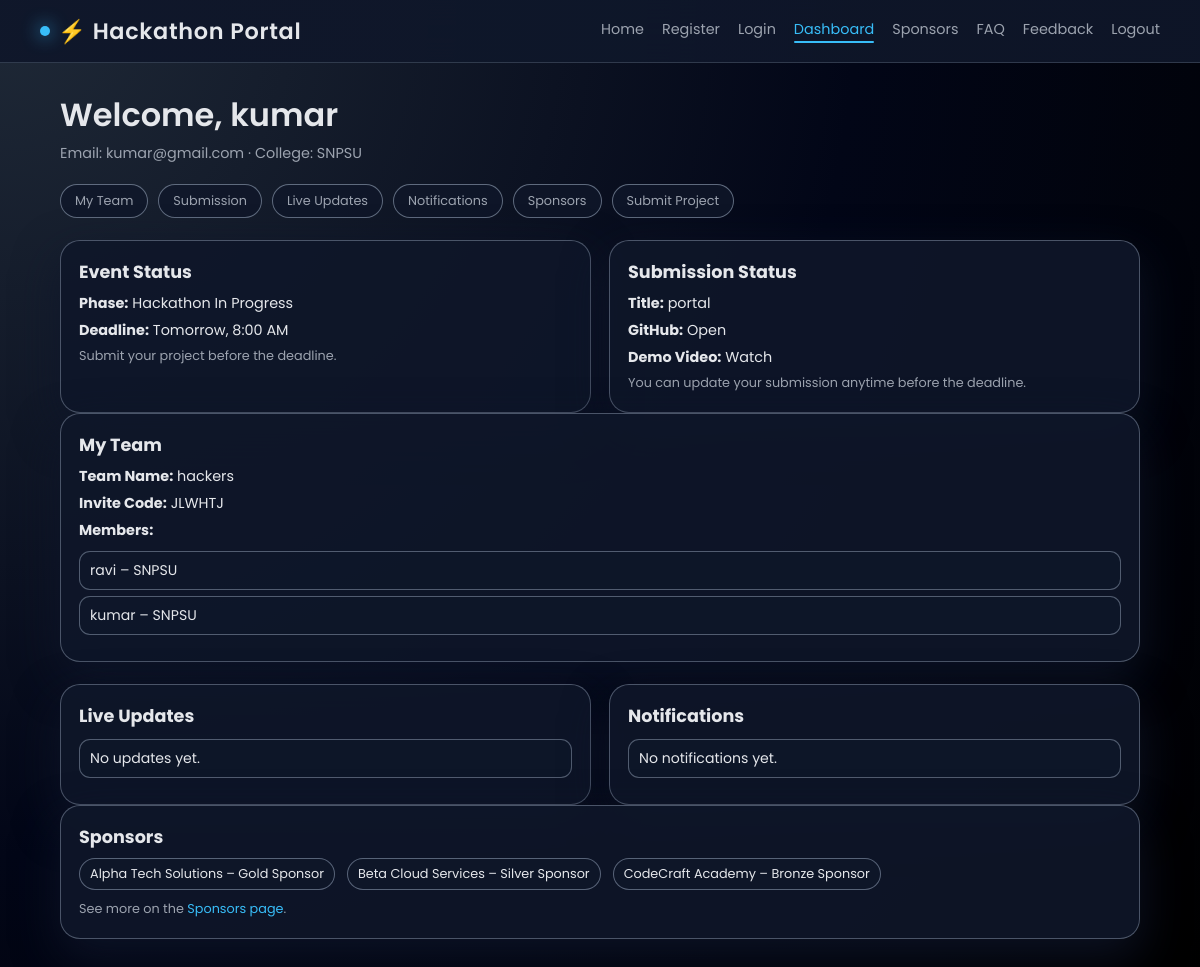
Page /dashboard (signed in) on the committed database.
### app.py (models this page shows)
class User(db.Model):
    id = db.Column(db.Integer, primary_key=True)
    name = db.Column(db.String(120), nullable=False)
    email = db.Column(db.String(120), unique=True, nullable=False)
    phone = db.Column(db.String(20), nullable=False)
    college = db.Column(db.String(120), nullable=False)
    password_hash = db.Column(db.String(255), nullable=False)
    team_id = db.Column(db.Integer, db.ForeignKey('team.id'))
    submissions = db.relationship('Submission', backref='user', lazy=True)
    feedbacks = db.relationship('Feedback', backref='user', lazy=True)

class Submission(db.Model):
    id = db.Column(db.Integer, primary_key=True)
    title = db.Column(db.String(200), nullable=False)
    description = db.Column(db.Text, nullable=False)
    github = db.Column(db.String(255), nullable=False)
    video = db.Column(db.String(255), nullable=False)
    user_id = db.Column(db.Integer, db.ForeignKey('user.id'), nullable=False)

class Team(db.Model):
    id = db.Column(db.Integer, primary_key=True)
    team_name = db.Column(db.String(100), nullable=False)
    invite_code = db.Column(db.String(10), unique=True, nullable=False)
    created_by = db.Column(db.Integer, db.ForeignKey('user.id'))
    members = db.relationship(
        "User",
        backref="team",
        lazy=True,
        foreign_keys="User.team_id"
    )

class Sponsor(db.Model):
    id = db.Column(db.Integer, primary_key=True)
    name = db.Column(db.String(150), nullable=False)
    tier = db.Column(db.String(50), nullable=False)
    link = db.Column(db.String(255))

### app.py (the view)
@app.route("/dashboard")
def dashboard():
    user = get_user()
    if not user:
        flash("Login required.", "error")
        return redirect(url_for("login"))
    team = user.team
    team_members = User.query.filter_by(team_id=team.id).all() if team else []
    submission = Submission.query.filter_by(user_id=user.id).first()
    seed_sponsors()
    sponsors = Sponsor.query.all()
    live_updates = LiveUpdate.query.order_by(LiveUpdate.id.desc()).all()
    notifications = Notification.query.order_by(Notification.id.desc()).all()
    return render_template(
        "dashboard.html",
        user=user,
        team=team,
        team_members=team_members,
        submission=submission,
        sponsors=sponsors,
        live_updates=live_updates,
        notifications=notifications
    )

### app.py (called while the page is built)
def get_user():
    if "user_id" in session:
        return User.query.get(session["user_id"])
    return None

def seed_sponsors():
    if Sponsor.query.count() == 0:
        sponsors = [
            Sponsor(name="Alpha Tech Solutions", tier="Gold", link="https://example.com"),
            Sponsor(name="Beta Cloud Services", tier="Silver", link="https://example.com"),
            Sponsor(name="CodeCraft Academy", tier="Bronze", link="https://example.com"),
        ]
        db.session.add_all(sponsors)
        db.session.commit()

### templates/Dashboard.html (shortened to what this page needs)
<!DOCTYPE html>
<html lang="en">
<head>
  <link rel="stylesheet" href="{{ url_for('static', filename='styles.css') }}">
</head>
<body>
<header class="topbar">
  <div class="logo">⚡ Hackathon Portal</div>
  <nav class="nav-links">
    <a href="{{ url_for('home') }}">Home</a>
    <a href="{{ url_for('register') }}">Register</a>
    <a href="{{ url_for('login') }}">Login</a>
    <a href="{{ url_for('dashboard') }}" class="active">Dashboard</a>
    <a href="{{ url_for('sponsors_page') }}">Sponsors</a>
    <a href="{{ url_for('faq') }}">FAQ</a>
    <a href="{{ url_for('feedback') }}">Feedback</a>
    <a href="{{ url_for('logout') }}">Logout</a>
  </nav>
</header>
<div class="dashboard-wrapper">
  <h1 class="dashboard-title">Welcome, {{ user.name }}</h1>
  <p class="dashboard-subtitle">Email: {{ user.email }} · College: {{ user.college }}</p>
  <div class="dash-nav">
    <a href="#my-team" class="dash-nav-btn">My Team</a>
    <a href="#submission-status" class="dash-nav-btn">Submission</a>
    <a href="#live-updates" class="dash-nav-btn">Live Updates</a>
    <a href="#notifications" class="dash-nav-btn">Notifications</a>
    <a href="#sponsors" class="dash-nav-btn">Sponsors</a>
    <a href="{{ url_for('submit') }}" class="dash-nav-btn">Submit Project</a>
  </div>
  <div class="dash-grid-top">
    <section class="card dash-card">
      <h2>Event Status</h2>
      <p class="status-line"><strong>Phase:</strong> Hackathon In Progress</p>
      <p class="status-line"><strong>Deadline:</strong> Tomorrow, 8:00 AM</p>
      <p class="status-note">Submit your project before the deadline.</p>
    </section>
    <section class="card dash-card" id="submission-status">
      <h2>Submission Status</h2>
      {% if submission %}
        <p class="status-line"><strong>Title:</strong> {{ submission.title }}</p>
        <p class="status-line"><strong>GitHub:</strong> <a href="{{ submission.github }}" target="_blank">Open</a></p>
        <p class="status-line"><strong>Demo Video:</strong> <a href="{{ submission.video }}" target="_blank">Watch</a></p>
        <p class="status-note">You can update your submission anytime before the deadline.</p>
      {% else %}
        <p class="status-line"><strong>Status:</strong> Not Submitted</p>
        <p class="status-note"><a href="{{ url_for('submit') }}">Click here to submit your project.</a></p>
      {% endif %}
    </section>
  </div>
  <section class="card dash-card" id="my-team">
    <h2>My Team</h2>
    <p class="status-line"><strong>Team Name:</strong> {{ team.team_name if team else 'Not set' }}</p>
    <p class="status-line"><strong>Invite Code:</strong> {{ team.invite_code if team else 'Not set' }}</p>
    <p class="status-line"><strong>Members:</strong></p>
    <ul class="list-box">
      {% for member in team_members %}
        <li>{{ member.name }} – {{ member.college }}</li>
      {% endfor %}
    </ul>
  </section>
  <div class="dash-grid-mid">
    <section class="card dash-card" id="live-updates">
      <h2>Live Updates</h2>
      <ul class="list-box">
        {% if live_updates %}
          {% for u in live_updates %}
            <li>{{ u.text }}</li>
          {% endfor %}
        {% else %}
          <li>No updates yet.</li>
        {% endif %}
      </ul>
    </section>
    <section class="card dash-card" id="notifications">
      <h2>Notifications</h2>
      <ul class="list-box">
        {% if notifications %}
          {% for n in notifications %}
            <li>{{ n.text }}</li>
          {% endfor %}
        {% else %}
          <li>No notifications yet.</li>
        {% endif %}
      </ul>
    </section>
  </div>
  <section class="card dash-card" id="sponsors">
    <h2>Sponsors</h2>
    <div class="sponsor-flex">
      {% for sp in sponsors %}
        <div class="sponsor-chip">{{ sp.name }} – {{ sp.tier }} Sponsor</div>
      {% endfor %}
    </div>
    <p class="status-note" style="margin-top:10px;">
      See more on the <a href="{{ url_for('sponsors_page') }}">Sponsors page</a>.
    </p>
  </section>
</div>
</body>
</html>

### static/styles.css (style rules this page uses)
:root { --bg-gradient: radial-gradient(circle at top left, #1f2937, #020617 55%, #000000); --card-bg: rgba(15, 23, 42, 0.9); --accent: #38bdf8; --accent-soft: rgba(56, 189, 248, 0.25); --accent-strong: #0ea5e9; --text-main: #e5e7eb; --text-muted: #9ca3af; --danger: #f97373; --success: #22c55e; --shadow-soft: 0 18px 45px rgba(15, 23, 42, 0.8); --radius-xl: 18px; --transition-fast: 0.2s ease; --transition-med: 0.35s ease; }
* { margin: 0; padding: 0; box-sizing: border-box; font-family: "Poppins", system-ui, -apple-system, BlinkMacSystemFont, sans-serif; }
body { min-height: 100vh; background: var(--bg-gradient); color: var(--text-main); -webkit-font-smoothing: antialiased; }
html { scroll-behavior: smooth; }
a { color: inherit; text-decoration: none; }
.dashboard-wrapper, .form-container, .hero, .features { animation: fadeInUp 0.6s ease-out; }
.topbar { position: sticky; top: 0; z-index: 30; width: 100%; background: linear-gradient(to right, rgba(15,23,42,0.96), rgba(15,23,42,0.9)); backdrop-filter: blur(16px); border-bottom: 1px solid rgba(148, 163, 184, 0.25); padding: 14px 40px; display: flex; align-items: center; justify-content: space-between; }
.logo { font-size: 1.4rem; font-weight: 600; letter-spacing: 0.03em; display: flex; align-items: center; gap: 8px; }
.logo::before { content: ""; width: 10px; height: 10px; border-radius: 999px; background: var(--accent); box-shadow: 0 0 18px var(--accent); }
.nav-links { display: flex; align-items: center; gap: 18px; flex-wrap: wrap; }
.nav-links a { position: relative; font-size: 0.9rem; color: var(--text-muted); padding-bottom: 3px; transition: color var(--transition-fast); }
.nav-links a::after { content: ""; position: absolute; left: 0; bottom: 0; width: 0%; height: 2px; border-radius: 999px; background: var(--accent); transition: width var(--transition-med); }
.nav-links a:hover::after, .nav-links a.active::after { width: 100%; }
.nav-links a.active { color: var(--accent); }
.dashboard-wrapper { width: 90%; max-width: 1150px; margin: 28px auto 50px; }
.dashboard-title { font-size: 2rem; font-weight: 600; }
.dashboard-subtitle { font-size: 0.9rem; margin-top: 4px; color: var(--text-muted); }
.dash-nav { margin: 20px 0 10px; display: flex; flex-wrap: wrap; gap: 10px; }
.dash-nav-btn { padding: 7px 14px; border-radius: 999px; font-size: 0.8rem; background: rgba(15, 23, 42, 0.8); border: 1px solid rgba(148, 163, 184, 0.6); color: var(--text-muted); text-decoration: none; cursor: pointer; transition: background var(--transition-fast), border-color var(--transition-fast), transform var(--transition-fast), box-shadow var(--transition-fast), color var(--transition-fast); }
.dash-grid-top, .dash-grid-mid { display: grid; grid-template-columns: repeat(auto-fit, minmax(260px, 1fr)); gap: 18px; margin-top: 22px; }
.card, .dash-card { background: var(--card-bg); border-radius: 20px; padding: 18px 18px 20px; border: 1px solid rgba(148, 163, 184, 0.45); box-shadow: var(--shadow-soft); position: relative; overflow: hidden; transition: transform var(--transition-med), box-shadow var(--transition-med), border-color var(--transition-med), background var(--transition-med); }
.card::before, .dash-card::before { content: ""; position: absolute; inset: 0; background: radial-gradient(circle at top left, rgba(56,189,248,0.12), transparent 55%); opacity: 0; transition: opacity var(--transition-med); pointer-events: none; }
.card h2, .dash-card h2 { font-size: 1.1rem; margin-bottom: 8px; }
.status-line { font-size: 0.9rem; margin: 6px 0; }
.status-note { font-size: 0.8rem; color: var(--text-muted); margin-top: 6px; }
.status-note a { color: var(--accent); }
.list-box { list-style: none; margin-top: 10px; }
.list-box li { font-size: 0.88rem; background: rgba(15, 23, 42, 0.85); border-radius: 11px; padding: 8px 10px; border: 1px solid rgba(148, 163, 184, 0.5); margin-bottom: 6px; }
.sponsor-flex { display: flex; flex-wrap: wrap; gap: 12px; }
.sponsor-chip { padding: 6px 10px; border-radius: 999px; font-size: 0.8rem; background: rgba(15, 23, 42, 0.9); border: 1px solid rgba(148, 163, 184, 0.55); }

### rows in the picture
User: name "kumar", email "kumar@gmail.com", college "SNPSU"
Submission: title "portal"
Team: team_name "hackers", invite_code "JLWHTJ"
User: name "ravi", college "SNPSU"
Sponsor: name "Alpha Tech Solutions", tier "Gold"
Sponsor: name "Beta Cloud Services", tier "Silver"
Sponsor: name "CodeCraft Academy", tier "Bronze"
